Frame 1 (no input): blank canvas, image omitted
Frame 60 (no input): blank canvas, image omitted
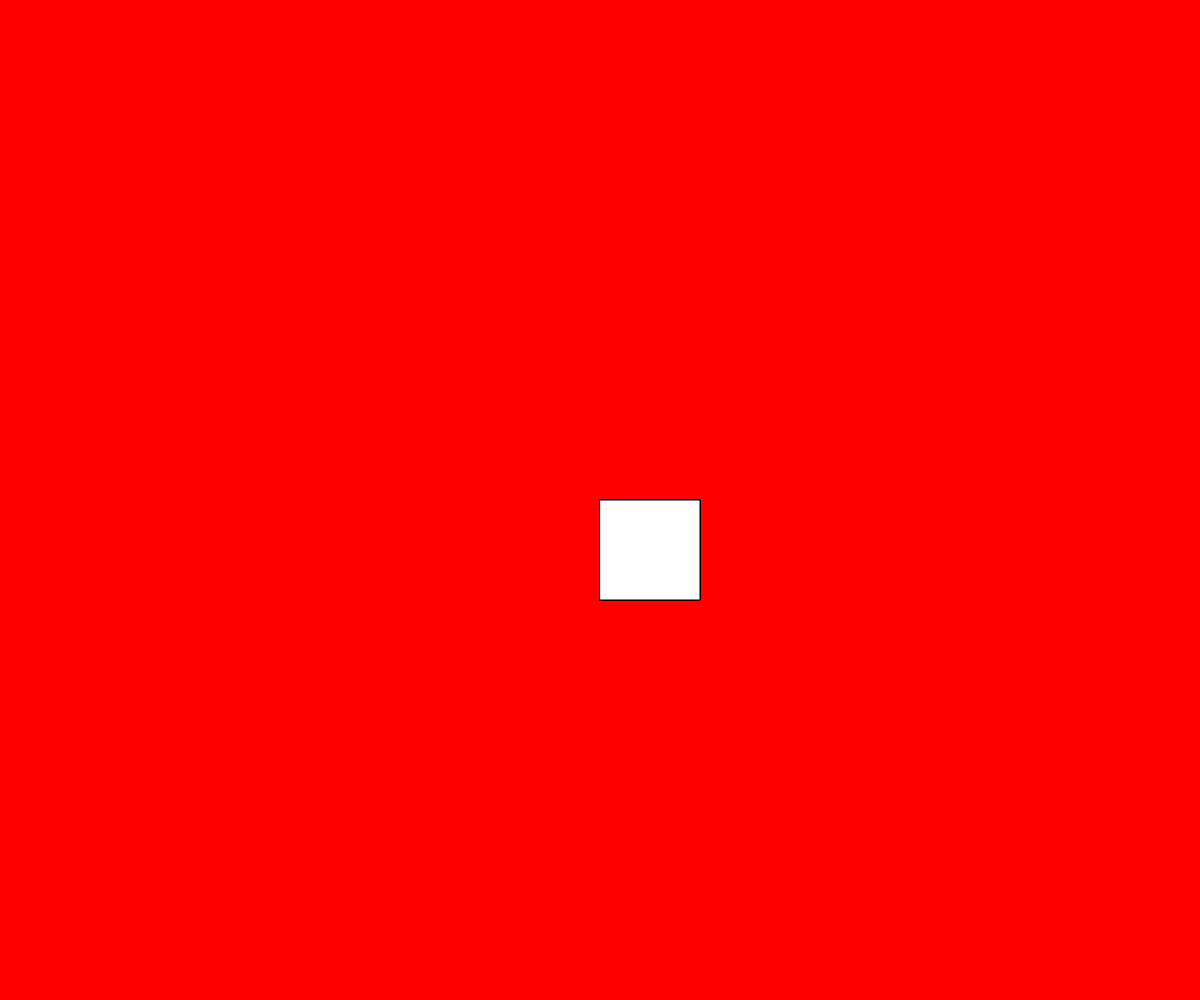
Frame 120 (the mouse pressed at the canvas centre since frame 60)

The p5.js sketch whose frames 1 and 60 were blank and that drew this single picture after the mouse press (run headless with seeded random() and noise() and a simulated clock; from frame 60 on, the mouse is pressed at the canvas centre):

// p5.js sketch
// ── sketch.js
function setup() {
  createCanvas(windowWidth, windowHeight)
}

function draw() {
  if (mouseX > windowHeight / 2) {
      rect (mouseX, mouseY, 100, 100)
    } else if (mouseY > 10) {
      background (0,0,255)
    }
    else {
      background (255,0,0)
    }
}
// ── Mousedance.js
function setup() {
  createCanvas(windowWidth, windowHeight)
}

function draw() {
  background(100);
  if (mouseX > width / 2) {
      ellipse (mouseX, mouseY, 100, 100);
   } else {
      rect (mouseX, mouseY, 200, 200);
    }
}
